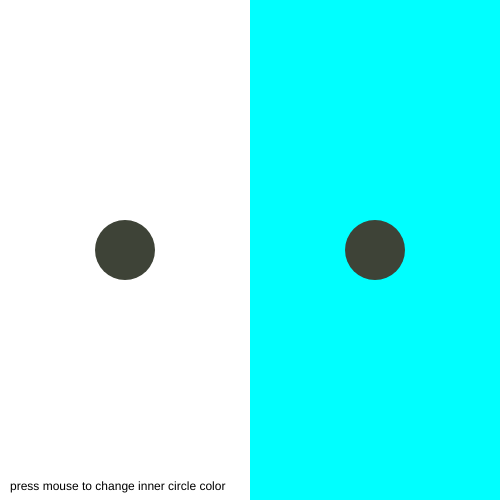
Frame 1 (no input)
Frame 60 (no input): identical to frame 1, image omitted
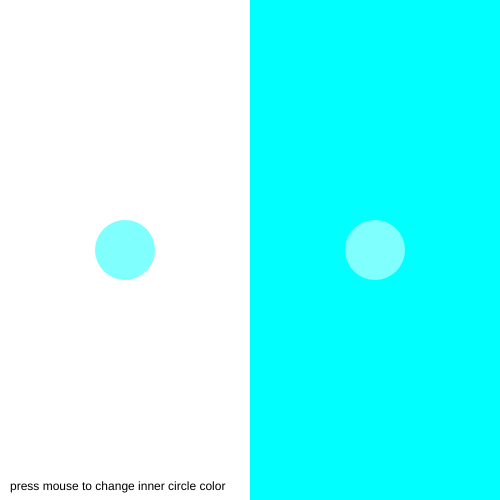
Frame 120 (the mouse pressed at the canvas centre since frame 60)

The p5.js sketch that drew these frames (run headless with seeded random() and noise() and a simulated clock; from frame 60 on, the mouse is pressed at the canvas centre):

// p5.js sketch
// ── sketch.js
// Josef Albers Color Relativity 1 Example from Code as Creative Medium
// What are the conditions where three colors look like 4? 
// moving the mouse changes the background colors
// moving the mouse while pressing changes the circle color
// Vertical mouse movement changes saturation of the colors
// Horizontal mouse movement changes hue of the colors

let leftCol, rightCol, circleCol;
let mode = "background"; // other mode is "circle"

function setup() {
  createCanvas(500, 500);
  colorMode(HSB, 360, 100, 100);
  leftCol = color(random(360), random(100), random(100));
  rightCol = color(random(360), random(100), random(100));
  circleCol = color(random(360), random(100), random(100));
  noStroke();
}

function draw() {
   // Map mouseX to hue (0–360)

  let baseHue = map(mouseX, 0, width, 0, 360);
  let baseSat = map(mouseY, 0, height, 0, 100);
  if(mode === "circle"){
    circleCol = color(baseHue, baseSat, 100);
  }
  else if(mode === "background"){ 
    leftCol = color(baseHue, baseSat, 100);
    rightCol = color((baseHue + 180) % 360, 100-baseSat, 100);
  }

  fill(leftCol);
  rect(0, 0, width/2, height);

  fill(rightCol);
  rect(width/2, 0, width/2, height);

  fill(circleCol);
  ellipse(width/4, height/2, 60, 60);
  ellipse(3*width/4, height/2, 60, 60);
  
  fill(0);
  text('press mouse to change inner circle color',10, height-10);
}


function mousePressed() {
  mode = "circle";
}

function mouseReleased() {
  mode = "background";
}
